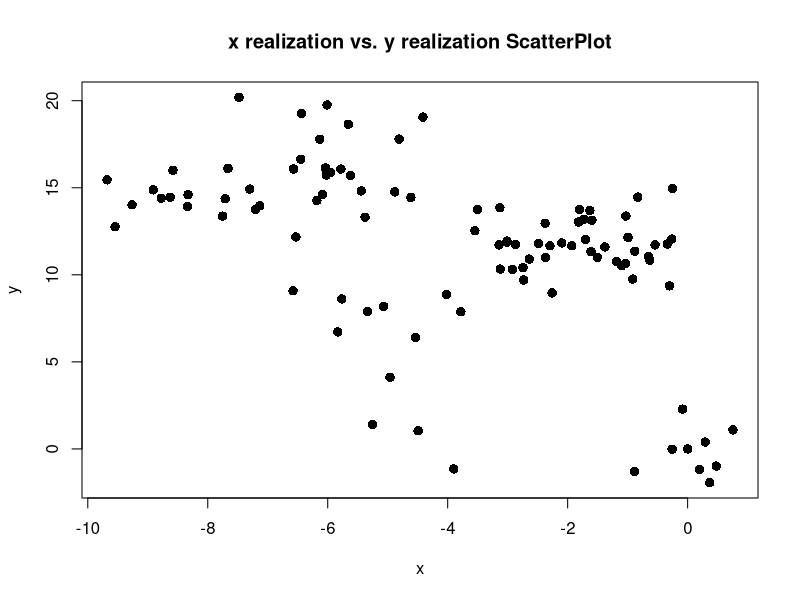

R code for this plot:
## ---- chunk 1
library("tidyverse")
library("gmodels")
## ---- chunk 2
# simulate two random walks with initial values = 0

set.seed(7)
y <- cumsum(c(0, rnorm(99, 0, 1)))
set.seed(8)
x <- cumsum(c(0, rnorm(99, 0, 1)))

## ---- chunk 3

plot(x, y, pch=16, cex=1.25
     , main="x realization vs. y realization ScatterPlot"
     )

## ---- chunk 4
# nonparametric correlation coefficient
cor(x, y, method="spearman")
## ---- chunk 5
lin_mod <- lm(y ~ x)
summary(lin_mod)
## ---- chunk 6

beta_val_vec <- numeric(1000)
p_val_vec <- numeric(1000)

for (i in 1:1000) {

      set.seed(i)
      y <- cumsum(c(0, rnorm(99, 0, 1)))
      set.seed(5000 + i)
      x <- cumsum(c(0, rnorm(99, 0, 1)))
      
      lin <- lm(y ~ x)
      lin_summ <- summary(lin)
      beta_val <- lin_summ$coefficients[2,1]
      p_val <- lin_summ$coefficients[2,4]
      beta_val_vec[i] <- beta_val
      p_val_vec[i] <- p_val
      
}

outcome <- data.frame(cbind(beta_val_vec, p_val_vec))
## ---- chunk 7


outcome$beta_pos <- ifelse(outcome$beta_val_vec >= 0, "pos", "neg")
outcome$signif <- ifelse(outcome$p_val_vec < 0.05, "sig", "not_sig")

table(outcome$beta_pos, outcome$signif)
## ---- chunk 8
gmodels::CrossTable(outcome$beta_pos, outcome$signif)
## ---- chunk 9

length(p_val_vec[p_val_vec > 0.05]) / length(p_val_vec)

length(beta_val_vec[beta_val_vec > 0])
length(beta_val_vec[beta_val_vec < 0])
